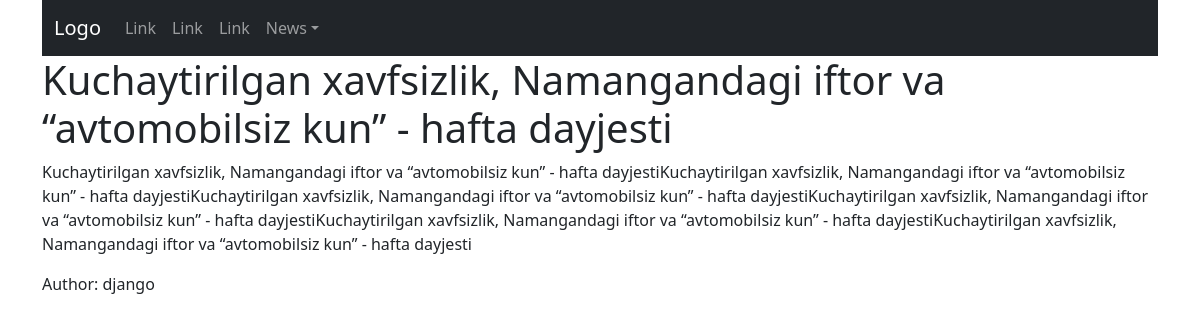
The page /news/1/ on the database its author committed.
### app_news/models.py (models this page shows, shortened)
class News(models.Model):
    news_title = models.CharField(max_length=255, unique=True)
    news_description = models.CharField(max_length=255)
    news_image = models.ImageField(upload_to='news/')
    news_content = models.TextField()
    news_category = models.ForeignKey(Category, on_delete=models.CASCADE)
    news_pub_date = models.DateTimeField(auto_now_add=True)
    news_author = models.ForeignKey(get_user_model(), on_delete=models.CASCADE)
    class Meta:
        verbose_name_plural = "News"
        db_table = 'news'

### app_news/views.py (the view)
# urls.py: path('<int:pk>/', DetailNewsView.as_view(), name='show_news'),
class DetailNewsView(DetailView):
    template_name = 'news/show_news.html'
    model = News

### templates/news/show_news.html (shortened to what this page needs)
{% extends 'base.html' %}
{% load static %}
{% block content %}
	<h1>{{ news.news_title }}</h1>
    <p>
        {{ news.news_content }}
    </p>
    <p>Author: {{ news.news_author }}</p>
{% endblock %}

### templates/base.html (shortened to what this page needs)
<!DOCTYPE html>
<html lang="en">
<head>
    <link href="https://cdn.jsdelivr.net/npm/bootstrap@5.3.3/dist/css/bootstrap.min.css" rel="stylesheet">
</head>
<body>
    <div class="container">
        <nav class="navbar navbar-expand-sm bg-dark navbar-dark">
  <div class="container-fluid">
    <a class="navbar-brand" href="#">Logo</a>
    <div class="collapse navbar-collapse" id="collapsibleNavbar">
      <ul class="navbar-nav">
        <li class="nav-item">
          <a class="nav-link" href="#">Link</a>
        </li>
        <li class="nav-item">
          <a class="nav-link" href="#">Link</a>
        </li>
        <li class="nav-item">
          <a class="nav-link" href="#">Link</a>
        </li>
          <li class="nav-item dropdown">
              <a class="nav-link dropdown-toggle" href="#" role="button" data-bs-toggle="dropdown">News</a>
            </li>
      </ul>
    </div>
  </div>
</nav>
    {% block content %}
    {% endblock %}
    </div>
</body>
</html>

### rows shown on the page
News: news_title "Kuchaytirilgan xavfsizlik, Namangandagi iftor va “avtomobilsiz kun” - hafta dayjesti", news_content "Kuchaytirilgan xavfsizlik, Namangandagi iftor va “avtomobilsiz kun” - hafta dayjestiKuchaytirilgan xavfsizlik, Namangandagi iftor va “avtomobilsiz kun” - hafta dayjestiKuchaytirilgan xavfsizlik, Namangandagi iftor va “avtomobilsiz kun” - hafta dayjestiKuchaytirilgan xavfsizlik, Namangandagi iftor va “avtomobilsiz kun” - hafta dayjestiKuchaytirilgan xavfsizlik, Namangandagi iftor va “avtomobilsiz kun” - hafta dayjestiKuchaytirilgan xavfsizlik, Namangandagi iftor va “avtomobilsiz kun” - hafta dayjesti", news_author "django"
